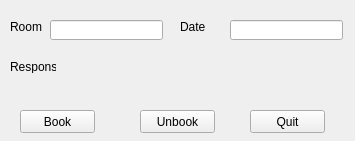
<?xml version="1.0" encoding="UTF-8"?>
<ui version="4.0">
 <class>Form</class>
 <widget class="QWidget" name="Form">
  <property name="geometry">
   <rect>
    <x>0</x>
    <y>0</y>
    <width>355</width>
    <height>141</height>
   </rect>
  </property>
  <property name="windowTitle">
   <string>Building Services</string>
  </property>
  <widget class="QLabel" name="roomLabel">
   <property name="geometry">
    <rect>
     <x>10</x>
     <y>20</y>
     <width>46</width>
     <height>13</height>
    </rect>
   </property>
   <property name="text">
    <string>Room</string>
   </property>
  </widget>
  <widget class="QLabel" name="responseLabel">
   <property name="geometry">
    <rect>
     <x>10</x>
     <y>60</y>
     <width>46</width>
     <height>13</height>
    </rect>
   </property>
   <property name="text">
    <string>Response</string>
   </property>
  </widget>
  <widget class="QLabel" name="dateLabel">
   <property name="geometry">
    <rect>
     <x>180</x>
     <y>20</y>
     <width>46</width>
     <height>13</height>
    </rect>
   </property>
   <property name="text">
    <string>Date</string>
   </property>
  </widget>
  <widget class="QLineEdit" name="roomEdit">
   <property name="geometry">
    <rect>
     <x>50</x>
     <y>20</y>
     <width>113</width>
     <height>20</height>
    </rect>
   </property>
  </widget>
  <widget class="QLineEdit" name="dateEdit">
   <property name="geometry">
    <rect>
     <x>230</x>
     <y>20</y>
     <width>113</width>
     <height>20</height>
    </rect>
   </property>
  </widget>
  <widget class="QPushButton" name="bookButton">
   <property name="geometry">
    <rect>
     <x>20</x>
     <y>110</y>
     <width>75</width>
     <height>23</height>
    </rect>
   </property>
   <property name="text">
    <string>Book</string>
   </property>
  </widget>
  <widget class="QPushButton" name="unBookButton">
   <property name="geometry">
    <rect>
     <x>140</x>
     <y>110</y>
     <width>75</width>
     <height>23</height>
    </rect>
   </property>
   <property name="text">
    <string>Unbook</string>
   </property>
  </widget>
  <widget class="QPushButton" name="quitButton">
   <property name="geometry">
    <rect>
     <x>250</x>
     <y>110</y>
     <width>75</width>
     <height>23</height>
    </rect>
   </property>
   <property name="text">
    <string>Quit</string>
   </property>
  </widget>
 </widget>
 <resources/>
 <connections/>
</ui>
